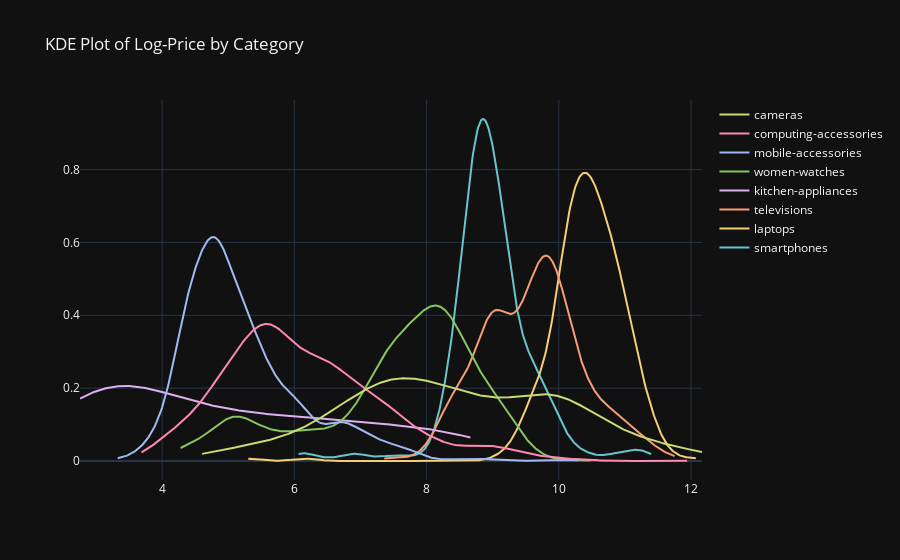

The notebook cell saved with this chart:
### Markdown cell above
### **Price Analysis**

### Code cell
grouped_data = []
labels = []

for category in df['category'].unique():
    category_data = df[df['category'] == category]['log_price'].dropna().tolist()
    if category_data:  # Ensure there's data in the list
        grouped_data.append(category_data)
        labels.append(f"{category}")

# Create KDE plot
kde_fig = ff.create_distplot(
    grouped_data,
    group_labels=labels,
    colors=px.colors.qualitative.Pastel,
    show_hist=False,
    show_rug=False
)

kde_fig.update_layout(title="KDE Plot of Log-Price by Category", template='plotly_dark')
kde_fig.show()

### Figure 1 — Plotly figure (JSON) as saved in the notebook; plotly's stock layout.template omitted (floating-point values rounded to 4 significant figures; data arrays with more than 128 entries replaced by an {"elided": "..."} marker saying what was removed)
{"data": [{"legendgroup": "smartphones", "marker": {"color": "rgb(102, 197, 204)"}, "mode": "lines", "name": "smartphones", "showlegend": true, "type": "scatter", "x": {"elided": "500 float values"}, "xaxis": "x", "y": {"elided": "500 float values"}, "yaxis": "y"}, {"legendgroup": "laptops", "marker": {"color": "rgb(246, 207, 113)"}, "mode": "lines", "name": "laptops", "showlegend": true, "type": "scatter", "x": {"elided": "500 float values"}, "xaxis": "x", "y": {"elided": "500 float values"}, "yaxis": "y"}, {"legendgroup": "televisions", "marker": {"color": "rgb(248, 156, 116)"}, "mode": "lines", "name": "televisions", "showlegend": true, "type": "scatter", "x": {"elided": "500 float values"}, "xaxis": "x", "y": {"elided": "500 float values"}, "yaxis": "y"}, {"legendgroup": "kitchen-appliances", "marker": {"color": "rgb(220, 176, 242)"}, "mode": "lines", "name": "kitchen-appliances", "showlegend": true, "type": "scatter", "x": {"elided": "500 float values"}, "xaxis": "x", "y": {"elided": "500 float values"}, "yaxis": "y"}, {"legendgroup": "women-watches", "marker": {"color": "rgb(135, 197, 95)"}, "mode": "lines", "name": "women-watches", "showlegend": true, "type": "scatter", "x": {"elided": "500 float values"}, "xaxis": "x", "y": {"elided": "500 float values"}, "yaxis": "y"}, {"legendgroup": "mobile-accessories", "marker": {"color": "rgb(158, 185, 243)"}, "mode": "lines", "name": "mobile-accessories", "showlegend": true, "type": "scatter", "x": {"elided": "500 float values"}, "xaxis": "x", "y": {"elided": "500 float values"}, "yaxis": "y"}, {"legendgroup": "computing-accessories", "marker": {"color": "rgb(254, 136, 177)"}, "mode": "lines", "name": "computing-accessories", "showlegend": true, "type": "scatter", "x": {"elided": "500 float values"}, "xaxis": "x", "y": {"elided": "500 float values"}, "yaxis": "y"}, {"legendgroup": "cameras", "marker": {"color": "rgb(201, 219, 116)"}, "mode": "lines", "name": "cameras", "showlegend": true, "type": "scatter", "x": {"elided": "500 float values"}, "xaxis": "x", "y": {"elided": "500 float values"}, "yaxis": "y"}], "layout": {"barmode": "overlay", "hovermode": "closest", "legend": {"traceorder": "reversed"}, "title": {"text": "KDE Plot of Log-Price by Category"}, "xaxis": {"anchor": "y2", "domain": [0, 1], "zeroline": false}, "yaxis": {"anchor": "free", "domain": [0, 1], "position": 0}}}
